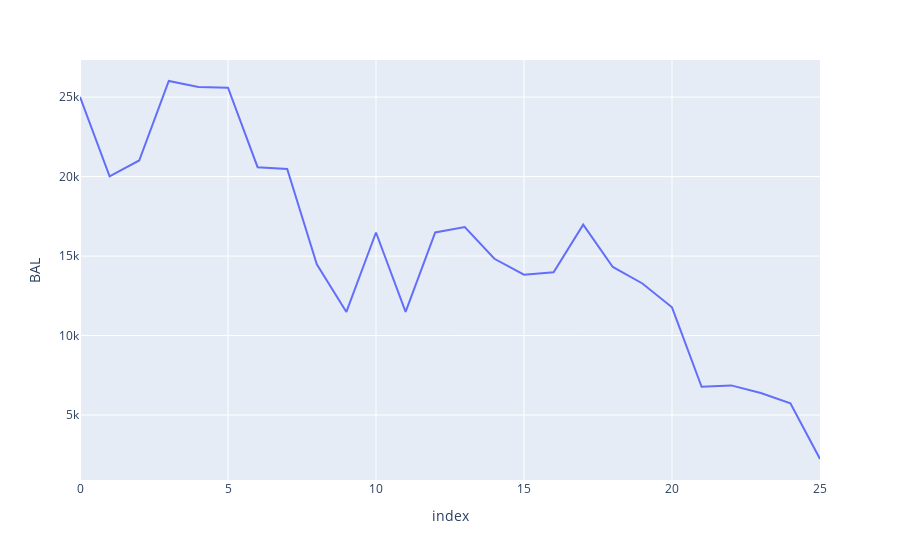

The notebook cell this image was saved under:
### Code cell
fig = px.line(Final_statm,y="BAL")
fig.show()

### Figure 1 — Plotly figure (JSON) as saved in the notebook; plotly's stock layout.template omitted (floating-point values rounded to 4 significant figures)
{"data": [{"hovertemplate": "index=%{x}<br>BAL=%{y}<extra></extra>", "legendgroup": "", "line": {"color": "#636efa", "dash": "solid"}, "marker": {"symbol": "circle"}, "mode": "lines", "name": "", "orientation": "v", "showlegend": false, "type": "scatter", "x": [0, 1, 2, 3, 4, 5, 6, 7, 8, 9, 10, 11, 12, 13, 14, 15, 16, 17, 18, 19, 20, 21, 22, 23, 24, 25], "xaxis": "x", "y": [25010.0, 20010.0, 21010.0, 26010.0, 25630.0, 25590.0, 20590.0, 20480.0, 14480.0, 11480.0, 16480.0, 11480.0, 16480.0, 16830.0, 14830.0, 13830.0, 13980.0, 16980.0, 14310.0, 13270.0, 11770.0, 6774.0, 6863.0, 6382.0, 5733.0, 2233.0], "yaxis": "y"}], "layout": {"legend": {"tracegroupgap": 0}, "margin": {"t": 60}, "xaxis": {"anchor": "y", "domain": [0, 1], "title": {"text": "index"}}, "yaxis": {"anchor": "x", "domain": [0, 1], "title": {"text": "BAL"}}}}
